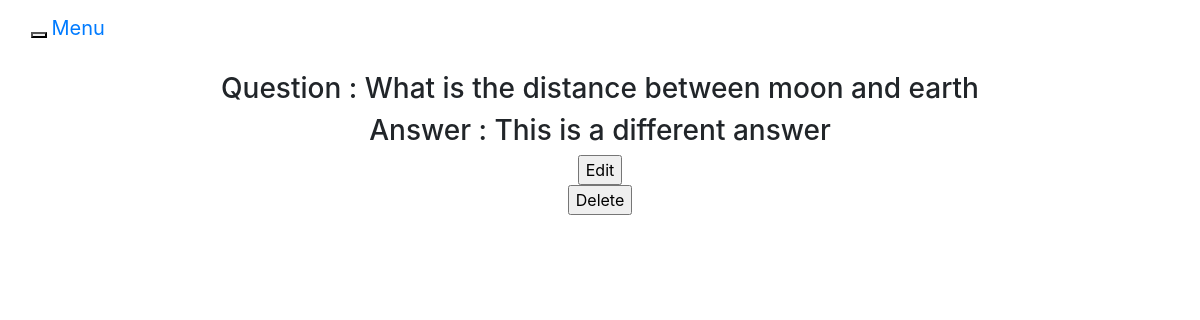
The page /users/view-all-answers-by-user/6 (signed in) on the database as committed earlier.
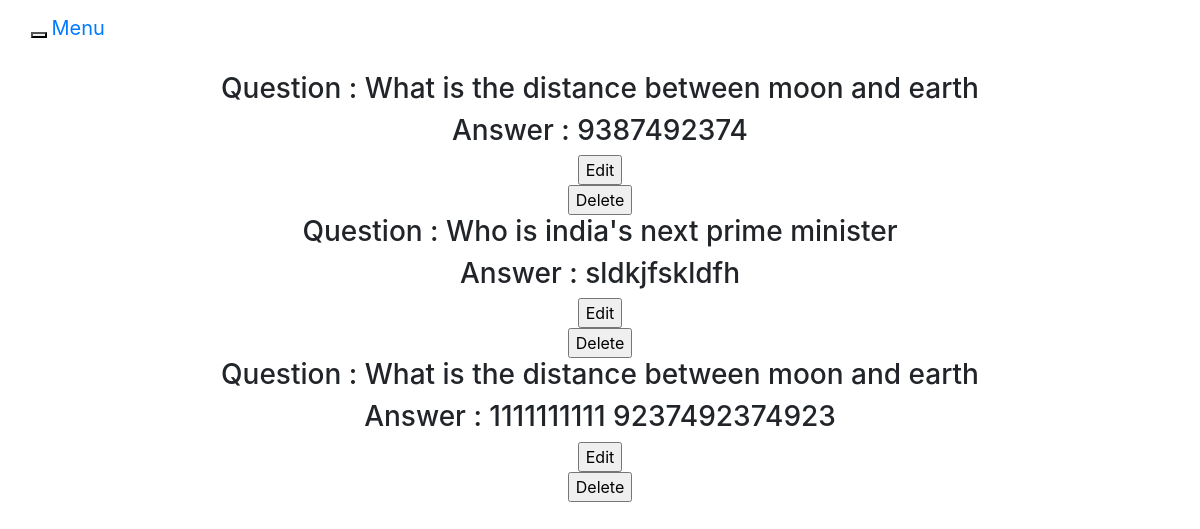
The same page on the database as committed later.
### users/models.py (models this page shows)
class Answer(models.Model):
    answer_text = models.CharField(max_length=10000)
    question = models.ForeignKey(Question,on_delete=models.CASCADE)
    user = models.ForeignKey(CustomUser,on_delete=models.CASCADE)
    date = models.DateField(blank= True, default = datetime.now)
    up_vote_count = models.IntegerField(default=0)
    down_vote_count = models.IntegerField(default=0)

class Question(models.Model):
    question_text=models.CharField(max_length=500)
    user = models.ForeignKey(CustomUser,on_delete=models.CASCADE)
    date = models.DateField(blank= True, default = datetime.now)

### users/views.py (the view)
# urls.py: path('view-all-answers-by-user/<int:user_id>',views.view_all_answers_by_user,name="view-all-answers-by-user"),
@login_required
def view_all_answers_by_user(request,user_id):
    context = {
        "answers":get_answers_for_user(user_id)
    }
    template = "view-all-answers-by-user.html"
    return render(request, template, context)

### users/views.py (called while the page is built)
def get_answers_for_user(user_id):
    return Answer.objects.filter(user=CustomUser.objects.get(pk=user_id))

### templates/view-all-answers-by-user.html (shortened to what this page needs)
{% extends 'base.html' %}
{% load i18n %}
{% block content %}
{% if user.is_authenticated %}
    <div class="row m-3">
        <div class="col-lg-12 text-center">
            {% for ans in answers %}
                <h3>Question : {{ans.question.question_text}}</h3>
                <h3>Answer : {{ans.answer_text}}</h3>
                <form method="POST" action="{% url 'edit-answer-page' ans.id %}">
                    <input type="submit" value="Edit" />
                </form>
                <form method="POST" action="{% url 'delete-answer' ans.id %}">
                    <input type="submit" onclick="return confirm('Are you sure you want to delete this?')" value="Delete" />
                </form>
            {% endfor %}
        </div>
    </div>
{% endif %}
{% endblock %}

### templates/base.html (shortened to what this page needs)
<!DOCTYPE html>
<html>
<head>
  <link href="https://stackpath.bootstrapcdn.com/bootstrap/4.3.1/css/bootstrap.min.css" rel="stylesheet">
</head>
<body>
  <main>
        <div class="navbar navbar-inverse navbar-fixed-top" role="navigation">
                <div class="container-fluid">
                  <div class="navbar-header">
                    <button type="button" class="navbar-toggle collapsed" data-toggle="collapse" data-target=".navbar-collapse">
                    </button>
                    <a class="navbar-brand" href="#">Menu</a>
                  </div>
                </div>
              </div>
    {% block content %}
    {% endblock %}
  </main>
</body>
</html>

Rows that differ between the two databases and show on the page:
removed Answer: question.question_text "What is the distance between moon and earth", answer_text "This is a different answer"
added Answer: question.question_text "What is the distance between moon and earth", answer_text "9387492374"
added Answer: question.question_text "Who is india's next prime minister", answer_text "sldkjfskldfh"
added Answer: question.question_text "What is the distance between moon and earth", answer_text "1111111111 9237492374923"
